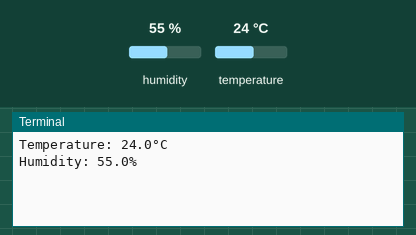
Recording of a program running on a simulated Raspberry Pi (BCM pin numbers). On the bench: the last lines printed to the terminal. The inputs (shaded band) are chosen by the test bench; at power-on: humidity 55 %, temperature 24 °C.

Above: at 1.2 s.
1.3 s: humidity set to 22 %
At 3.8 s:
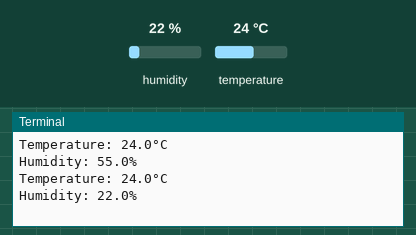
4.7 s: temperature set to 12 °C
At 6.7 s:
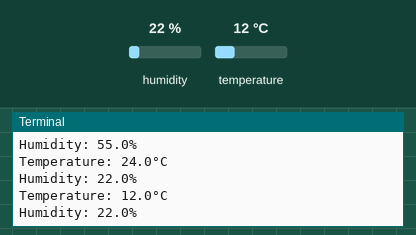
8.1 s: humidity set to 40 %
At 9.5 s:
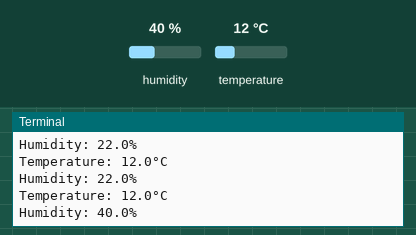
Timing chart, 0 to 11.1 s (numbered marks = the images above; inputs shaded):
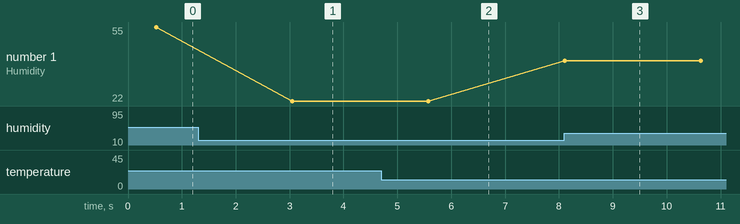

The program:

dht_py.py
```python
import Adafruit_DHT
import time

# Define the sensor type and GPIO pin
sensor = Adafruit_DHT.DHT11
pin = 17  # GPIO pin number (BCM numbering)

def read_sensor():
    humidity, temperature = Adafruit_DHT.read_retry(sensor, pin)
    if humidity is not None and temperature is not None:
        print(f"Temperature: {temperature:.1f}°C")
        print(f"Humidity: {humidity:.1f}%")
    else:
        print("Failed to read from DHT11 sensor. Try again.")

if __name__ == "__main__":
    while True:
        read_sensor()
        time.sleep(2)  # Wait for 2 seconds before reading again
```

Measured:
- after the input at 1.3 s, the terminal: prints a new line after 1.8 s (image 1)
- after the input at 4.7 s, the terminal: prints a new line after 0.88 s (image 2)
- after the input at 8.1 s, the terminal: prints a new line at once (image 3)
- plotted number 1: 55 → 22 after the input at 1.3 s, 22 → 40 after the input at 8.1 s
